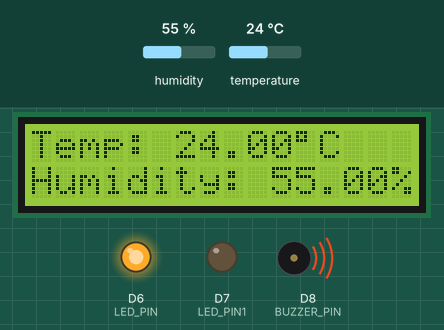
Simulated run of this sketch. Board: ESP8266 (NodeMCU). On the bench: 16×2 character LCD, output pins drawn as LEDs (lit = HIGH), buzzer (waves = sounding, pin HIGH). Inputs (shaded band) come from the test bench; at power-on: temperature 24 °C, humidity 55 %. WiFi joins after 1.5 s; servers stay silent unless stated; what the sketch prints to the serial monitor is not drawn.

Above: at 15.6 s.
15.7 s: temperature set to 30 °C
At 20.3 s:
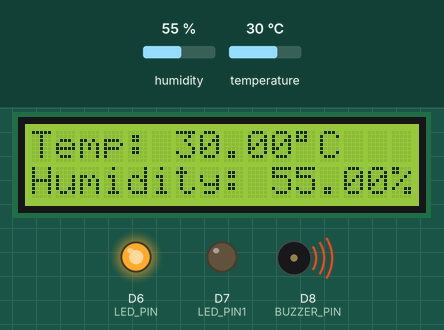
28.6 s: temperature set to 33 °C
At 39.3 s:
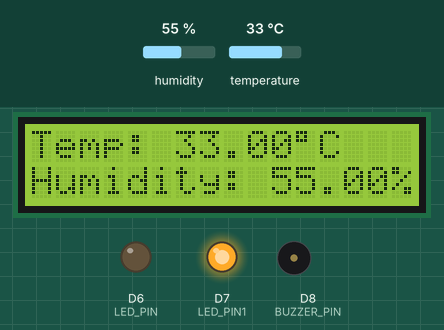
41.5 s: humidity set to 22 %
At 54.0 s:
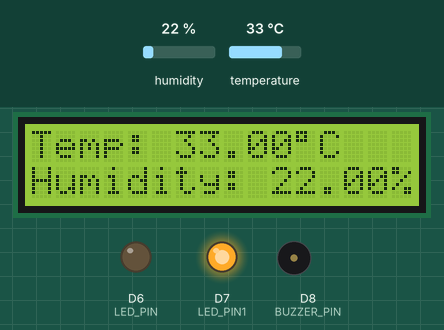
Timing chart, 0 to 55.5 s (numbered marks = the images above; inputs shaded):
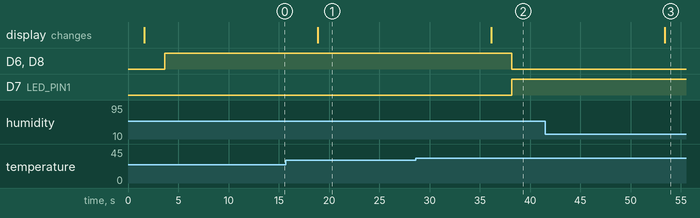

Measured:
- the behaviour switches between 31 and 32 °C on temperature (found by bisection; images 1 and 2)
- after the input at 15.7 s, the display: changes after 3.2 s (image 1)
- after the input at 28.6 s, D6 (LED_PIN), D8 (BUZZER_PIN): HIGH → LOW after 9.5 s; D7 (LED_PIN1): LOW → HIGH after 9.5 s; the display: changes after 7.5 s (image 2)
- after the input at 41.5 s, the display: changes after 11.9 s (image 3)

The sketch:

Green_House_Monitoring.ino
```cpp
#include <DHT.h>
#include <ESP8266WiFi.h>
#include <LiquidCrystal_I2C.h>

String apiKey = "R6M9LKQ1Z3T0RIBO";     // Enter Write API key from ThingSpeak
const char *ssid =  "J";     // Insert wifi ssid and wpa2 key
const char *pass =  "isnh3359?";
const char* server = "api.thingspeak.com";

#define DHTPIN D5
#define LED_PIN D6
#define LED_PIN1 D7
#define BUZZER_PIN D8
#define TEMP_MAX 31.0

DHT dht(DHTPIN, DHT11);
WiFiClient client;

LiquidCrystal_I2C lcd(0x27,16,2);

void setup()
{
       //LCD Initialization
       lcd.init();
       lcd.clear();
       lcd.backlight();

       lcd.setCursor(0,0);
       lcd.print("Connecting...");

       Serial.begin(115200);
       dht.begin();

       pinMode(LED_PIN, OUTPUT);
       pinMode(LED_PIN1, OUTPUT);
       pinMode(BUZZER_PIN, OUTPUT);

       // Connect to WI-Fi
       Serial.println("Connecting to Wifi ...");
       WiFi.begin(ssid, pass);

      while (WiFi.status() != WL_CONNECTED) {
            delay(500);
            Serial.println("Connecting...");
     }
      Serial.println("\nWiFi connected");
}

void loop() {
      float h = dht.readHumidity();
      float t = dht.readTemperature();

              if (isnan(h) || isnan(t)){
                     Serial.println("Failed to read from DHT sensor!");
                      return;
                 }
                  Serial.print("Temperature: ");
                  Serial.print(t);
                  Serial.println("°C");
                  Serial.print("Humidity: ");
                  Serial.print(h);
                  Serial.println("%");

                  //Update LCD
                  lcd.clear();
                  lcd.setCursor(0,0);
                  lcd.print("Temp: ");
                  lcd.print(t);
                  lcd.print((char)223); // Degree symbol
                  lcd.print("C");

                  lcd.setCursor(0, 1);
                  lcd.print("Humidity: ");
                  lcd.print(h);
                  lcd.print("%");
                  delay(2000);


                  if (t > TEMP_MAX) {
                    digitalWrite(LED_PIN, LOW);
                    digitalWrite(LED_PIN1, HIGH);
                    digitalWrite(BUZZER_PIN, LOW);
                  }else{
                    digitalWrite(LED_PIN, HIGH);
                    digitalWrite(LED_PIN1, LOW);
                    digitalWrite(BUZZER_PIN, HIGH);
                  }

                         if (client.connect(server,80))
                      {
                             String postStr = apiKey;
                             postStr +="&field1=";
                             postStr += String(t);
                             postStr +="&field2=";
                             postStr += String(h);
                             postStr += "\r\n\r\n";

                             client.print("POST /update HTTP/1.1\n");
                             client.print("Host: api.thingspeak.com\n");
                             client.print("Connection: close\n");
                             client.print("X-THINGSPEAKAPIKEY: "+apiKey+"\n");
                             client.print("Content-Type: application/x-www-form-urlencoded\n");
                             client.print("Content-Length: ");
                             client.print(postStr.length());
                             client.print("\n\n");
                             client.print(postStr);
                        }
          client.stop();

  // thingspeak needs minimum 15 sec delay between updates
  delay(15000);
}
```
